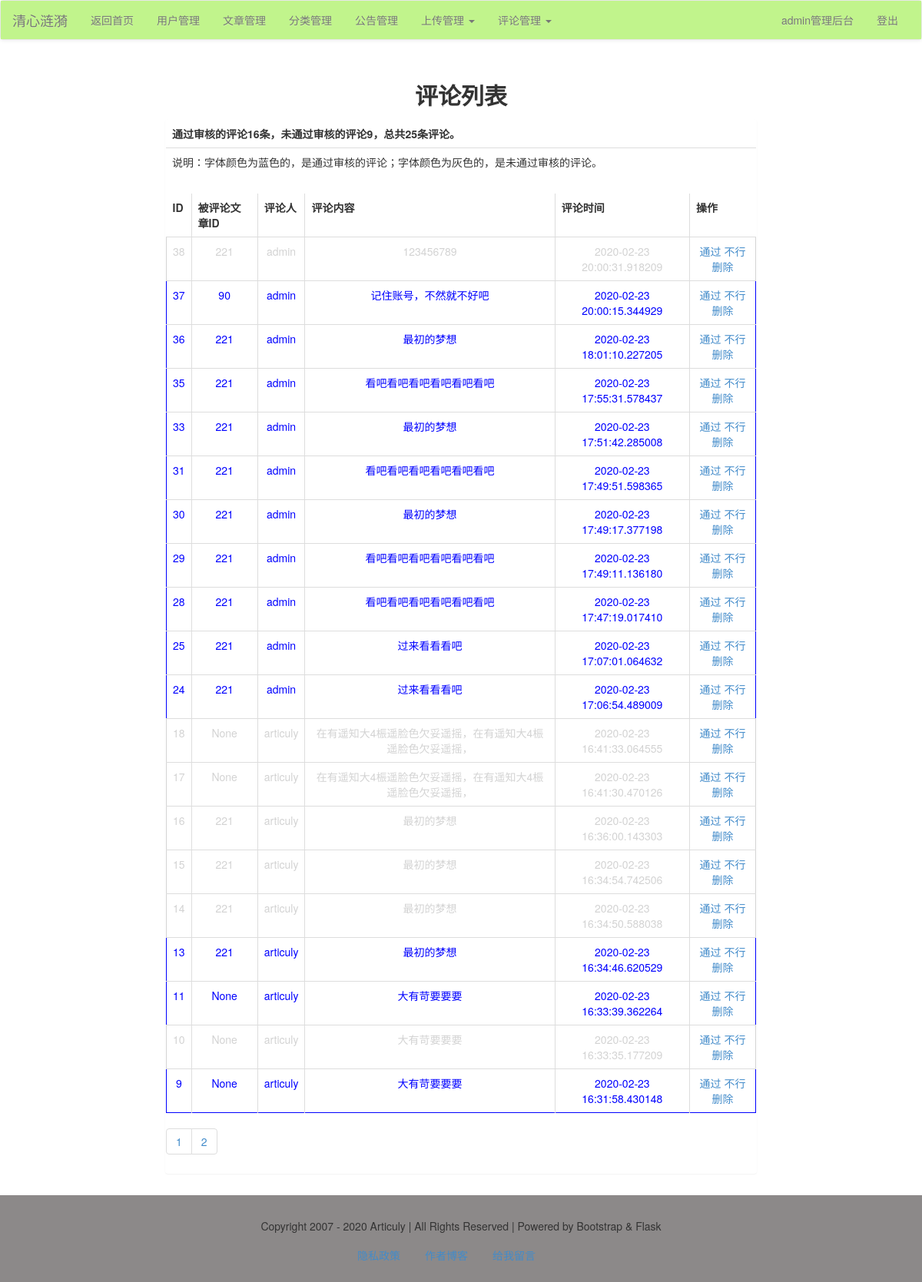
/admin/comment/list/ (signed in), run on the app's committed database.
### models.py (models this page shows)
class Comment(db.Model):
    id = db.Column(db.Integer, primary_key=True)
    audited = db.Column(db.Integer)
    article_id = db.Column(db.Integer, db.ForeignKey('article.id'))
    author = db.Column(db.String, db.ForeignKey('user.username'))
    time = db.Column(db.DateTime, default=datetime.now)
    content = db.Column(db.String)

### admin/comment.py (the view)
@admin_app.route("/comment/list/<int:page>", methods=['get', 'post'])
@admin_app.route("/comment/list/", defaults={'page': 1}, methods=['get', 'post'])
def comment_list(page):
    res = Comment.query.filter(Comment.audited != None).order_by(Comment.time.desc()).paginate(page, 20)
    audited_comment = Comment.query.filter(Comment.audited == 1).count()
    failed_comment = Comment.query.filter(Comment.audited == 2).count()
    comments = res.items
    pageList = res.iter_pages()
    total = res.total
    pages = res.pages
    return render_template("admin/comment/comment_list.html", comments=comments, pageList=pageList, total=total,
                           pages=pages, audited_comment=audited_comment, failed_comment=failed_comment)

### admin/admin_app.py (called while the page is built)
@admin_app.before_request
@login_required
def is_admin():
    print(session['user'])
    if session['user'] != 'admin':
        print('user is someone else.')
        return redirect(url_for('login'))

### app.py (called while the page is built)
@app.context_processor
def account():
    username = session.get('user')
    return {'username': username}

@app.context_processor
def getCateList():
    cates = Category.query.all()
    return {'cates': cates}

### libs.py (called while the page is built)
def login_required(func):
    @wraps(func)
    def decorator_nest(*args, **kwargs):
        if not 'user' in session:
            return redirect(url_for('login'))
        else:
            print(func)
            return func(*args, **kwargs)
    return decorator_nest

### templates/admin/comment/comment_list.html (shortened to what this page needs)
{% extends "admin/admin_base.html" %}
{% block content %}
    <div class="container-fluid">
        <div class="row">
            <div class="main col-lg-8 col-lg-offset-2 col-md-10 col-md-offset-1 col-sm-12 col-xs-12">
                <h2 class="text-center"><b>评论列表</b></h2>
                <div class="panel">
                    <table class="table">
                        <tr>
                            <td><b>通过审核的评论{{ audited_comment }}条，未通过审核的评论{{ failed_comment }}，总共{{ total }}条评论。</b></td>
                        </tr>
                        <tr>
                            <td>说明：字体颜色为蓝色的，是通过审核的评论；字体颜色为灰色的，是未通过审核的评论。</td>
                        </tr>
                    </table>
                    <table class="table table-bordered">
                        <tr>
                            <th>ID</th>
                            <th>被评论文章ID</th>
                            <th>评论人</th>
                            <th>评论内容</th>
                            <th>评论时间</th>
                            <th>操作</th>
                        </tr>
                        {% for comment in comments %}
                            <tr id="comment_{{ comment.id }}" class="text-center">
                                <td>{{ comment.id }}</td>
                                <td>{{ comment.article_id }}</td>
                                <td>{{ comment.author }}</td>
                                <td>{{ comment.content }}</td>
                                <td>{{ comment.time }}</td>
                                <td>
                                    <a href="javascript:audited({{ comment.id }})">通过</a>
                                    <a href="javascript:failed({{ comment.id }})">不行</a>
                                    <a href="javascript:delComment({{ comment.id }})">删除</a>
                                </td>
                            </tr>
                        {% endfor %}
                    </table>
                    <ul class="pagination">
                        {% for page in pageList %}
                            {% if page!=None %}
                                <li><a href="{{ url_for("admin_app.comment_list", page=page) }}">{{ page }}</a></li>
                            {% else %}
                                <li><a href="#">...</a></li>
                            {% endif %}
                        {% endfor %}
                    </ul>
                </div>
            </div>
        </div>
    </div>
{% endblock %}

### data on the page
Comment: id "38", article_id "221", author "admin", content "123456789", time "2020-02-23 20:00:31.918209"
Comment: id "37", article_id "90", author "admin", content "记住账号，不然就不好吧", time "2020-02-23 20:00:15.344929"
Comment: id "36", article_id "221", author "admin", content "最初的梦想", time "2020-02-23 18:01:10.227205"
Comment: id "35", article_id "221", author "admin", content "看吧看吧看吧看吧看吧看吧", time "2020-02-23 17:55:31.578437"
Comment: id "33", article_id "221", author "admin", content "最初的梦想", time "2020-02-23 17:51:42.285008"
Comment: id "31", article_id "221", author "admin", content "看吧看吧看吧看吧看吧看吧", time "2020-02-23 17:49:51.598365"
Comment: id "30", article_id "221", author "admin", content "最初的梦想", time "2020-02-23 17:49:17.377198"
Comment: id "29", article_id "221", author "admin", content "看吧看吧看吧看吧看吧看吧", time "2020-02-23 17:49:11.136180"
Comment: id "28", article_id "221", author "admin", content "看吧看吧看吧看吧看吧看吧", time "2020-02-23 17:47:19.017410"
Comment: id "25", article_id "221", author "admin", content "过来看看看吧", time "2020-02-23 17:07:01.064632"
Comment: id "24", article_id "221", author "admin", content "过来看看看吧", time "2020-02-23 17:06:54.489009"
Comment: id "18", article_id "None", author "articuly", content "在有遥知大4桭遥脸色欠妥遥摇，在有遥知大4桭遥脸色欠妥遥摇，", time "2020-02-23 16:41:33.064555"
Comment: id "17", article_id "None", author "articuly", content "在有遥知大4桭遥脸色欠妥遥摇，在有遥知大4桭遥脸色欠妥遥摇，", time "2020-02-23 16:41:30.470126"
Comment: id "16", article_id "221", author "articuly", content "最初的梦想", time "2020-02-23 16:36:00.143303"
Comment: id "15", article_id "221", author "articuly", content "最初的梦想", time "2020-02-23 16:34:54.742506"
Comment: id "14", article_id "221", author "articuly", content "最初的梦想", time "2020-02-23 16:34:50.588038"
Comment: id "13", article_id "221", author "articuly", content "最初的梦想", time "2020-02-23 16:34:46.620529"
Comment: id "11", article_id "None", author "articuly", content "大有苛要要要", time "2020-02-23 16:33:39.362264"
Comment: id "10", article_id "None", author "articuly", content "大有苛要要要", time "2020-02-23 16:33:35.177209"
Comment: id "9", article_id "None", author "articuly", content "大有苛要要要", time "2020-02-23 16:31:58.430148"

### other printed values
{{ username }} "admin"
{{ audited_comment }} "16"
{{ failed_comment }} "9"
{{ total }} "25"
{{ page }} "1" "2"
